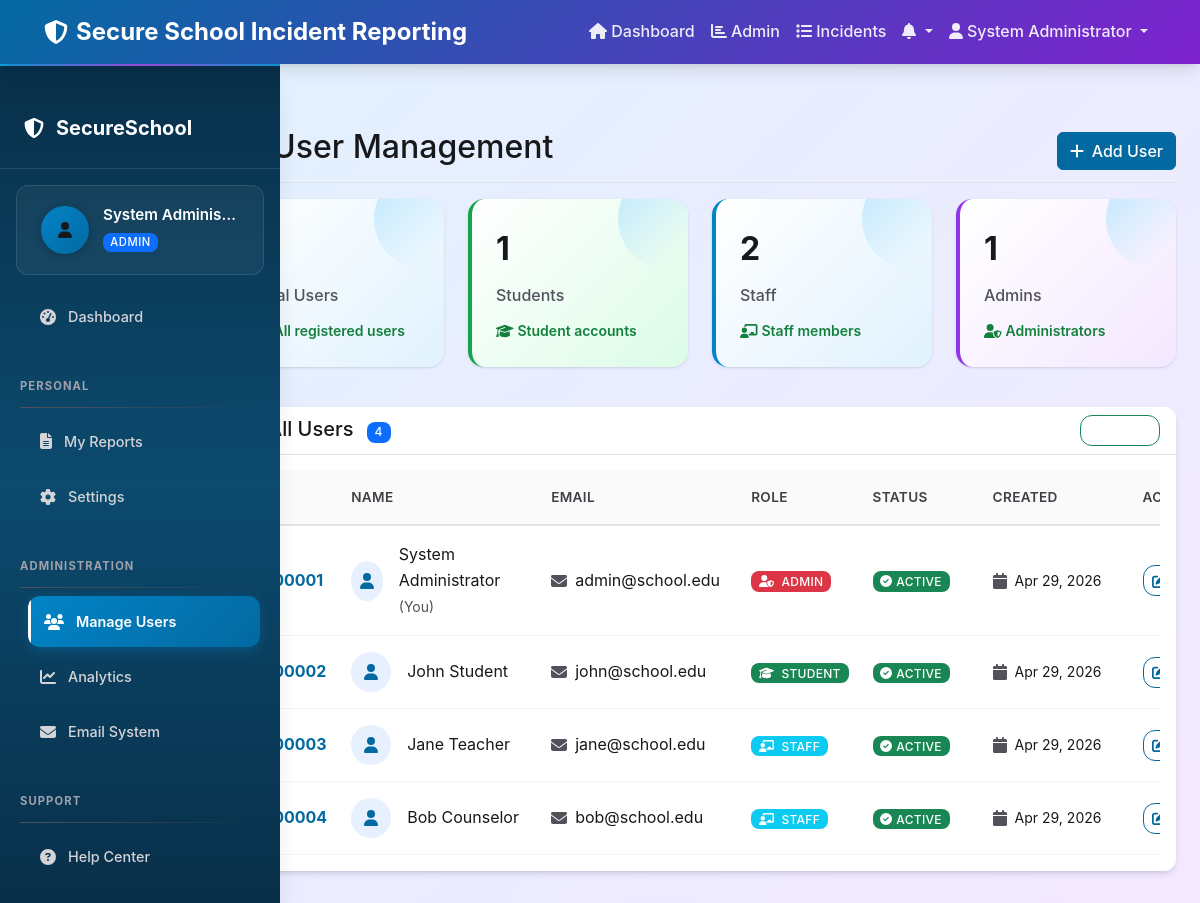
/users.php (signed in), run on the app's committed database.
### tables this page shows
CREATE TABLE users (
    id INT AUTO_INCREMENT PRIMARY KEY,
    full_name VARCHAR(255) NOT NULL,
    email VARCHAR(255) UNIQUE NOT NULL,
    password VARCHAR(255) NOT NULL,
    role ENUM('student', 'staff', 'admin') NOT NULL DEFAULT 'student',
    email_notifications TINYINT(1) DEFAULT 1,
    desktop_notifications TINYINT(1) DEFAULT 0,
    created_at TIMESTAMP DEFAULT CURRENT_TIMESTAMP,
    INDEX idx_email (email),
    INDEX idx_role (role)
);

### config.php (called while the page is built, shortened)
<?php
class Database {
    private static $instance = null;
    private $connection;
    private function __construct() {
        try {
            $dsn = "mysql:host=" . DB_HOST . ";dbname=" . DB_NAME . ";charset=utf8mb4";
            $options = [
                PDO::ATTR_ERRMODE => PDO::ERRMODE_EXCEPTION,
                PDO::ATTR_DEFAULT_FETCH_MODE => PDO::FETCH_ASSOC,
                PDO::ATTR_EMULATE_PREPARES => false,
                PDO::ATTR_PERSISTENT => true
            ];
            $this->connection = new PDO($dsn, DB_USER, DB_PASS, $options);
        } catch (PDOException $e) {
            die("Database connection failed: " . $e->getMessage());
        }
    }
    public static function getInstance() {
        if (self::$instance === null) {
            self::$instance = new self();
        }
        return self::$instance;
    }
    public function query($sql, $params = []) {
        try {
            $stmt = $this->connection->prepare($sql);
            $stmt->execute($params);
            return $stmt;
        } catch (PDOException $e) {
            error_log("Database query error: " . $e->getMessage());
            throw $e;
        }
    }
}
?>

### functions.php (called while the page is built, shortened)
<?php
require_once 'config.php';
class User {
    private $db;
    public function __construct() {
        $this->db = Database::getInstance();
    }
    public function get_all_users($role = null) {
        $sql = "SELECT id, full_name, email, role, created_at FROM users";
        $params = [];
        $sql .= " ORDER BY created_at DESC";
        $stmt = $this->db->query($sql, $params);
        return $stmt->fetchAll();
    }
}
function format_date($date) {
    return date('M j, Y', strtotime($date));
}
?>

### users.php (the view, shortened to what this page needs)
<?php
require_once 'config.php';
require_once 'functions.php';
$user = new User();
$users = $user->get_all_users();
?>
<!DOCTYPE html>
<html lang="en">
<head>
    <link href="https://cdn.jsdelivr.net/npm/bootstrap@5.1.3/dist/css/bootstrap.min.css" rel="stylesheet">
    <link href="css/style.css" rel="stylesheet">
</head>
<body>
    <?php include 'includes/navbar.php'; ?>
    <div class="container-fluid" style="padding-top: 80px;">
        <div class="row">
            <?php include 'includes/sidebar.php'; ?>
            <main class="col-md-9 ms-sm-auto col-lg-10 px-md-4">
                <div class="d-flex justify-content-between flex-wrap flex-md-nowrap align-items-center pt-3 pb-2 mb-3 border-bottom">
                    <h1 class="h2">
                        <i class="fas fa-users me-2 text-primary"></i>User Management
                    </h1>
                    <div class="btn-toolbar mb-2 mb-md-0">
                        <button class="btn btn-primary" data-bs-toggle="modal" data-bs-target="#addUserModal">
                            <i class="fas fa-plus me-2"></i>Add User
                        </button>
                    </div>
                </div>
                <div class="row mb-4">
                    <div class="col-md-3 mb-3">
                        <div class="card stat-card primary">
                            <div class="stat-value"><?php echo count($users); ?></div>
                            <div class="stat-label">Total Users</div>
                            <div class="stat-trend">
                                <i class="fas fa-users me-1"></i>All registered users
                            </div>
                        </div>
                    </div>
                    <div class="col-md-3 mb-3">
                        <div class="card stat-card success">
                            <div class="stat-value"><?php echo count(array_filter($users, fn($u) => $u['role'] === 'student')); ?></div>
                            <div class="stat-label">Students</div>
                            <div class="stat-trend">
                                <i class="fas fa-graduation-cap me-1"></i>Student accounts
                            </div>
                        </div>
                    </div>
                    <div class="col-md-3 mb-3">
                        <div class="card stat-card info">
                            <div class="stat-value"><?php echo count(array_filter($users, fn($u) => $u['role'] === 'staff')); ?></div>
                            <div class="stat-label">Staff</div>
                            <div class="stat-trend">
                                <i class="fas fa-chalkboard-teacher me-1"></i>Staff members
                            </div>
                        </div>
                    </div>
                    <div class="col-md-3 mb-3">
                        <div class="card stat-card secondary">
                            <div class="stat-value"><?php echo count(array_filter($users, fn($u) => $u['role'] === 'admin')); ?></div>
                            <div class="stat-label">Admins</div>
                            <div class="stat-trend">
                                <i class="fas fa-user-shield me-1"></i>Administrators
                            </div>
                        </div>
                    </div>
                </div>
                <div class="card">
                    <div class="card-header d-flex justify-content-between align-items-center">
                        <h5 class="mb-0">
                            <i class="fas fa-list me-2"></i>All Users
                            <span class="badge bg-primary ms-2"><?php echo count($users); ?></span>
                        </h5>
                        <div class="btn-group btn-group-sm">
                            <button class="btn btn-outline-success" onclick="exportUsers()">
                                <i class="fas fa-download"></i> Export
                            </button>
                        </div>
                    </div>
                    <div class="card-body">
                        <?php if (empty($users)): ?>
                            <div class="text-center py-5">
                                <div class="empty-state">
                                    <i class="fas fa-users fa-4x text-muted mb-3"></i>
                                    <h5 class="text-muted">No users found</h5>
                                    <p class="text-muted">No users have been registered yet.</p>
                                    <button class="btn btn-primary" data-bs-toggle="modal" data-bs-target="#addUserModal">
                                        <i class="fas fa-plus me-2"></i>Add First User
                                    </button>
                                </div>
                            </div>
                        <?php else: ?>
                            <div class="table-responsive">
                                <table class="table table-hover align-middle" id="usersTable">
                                    <thead class="table-light">
                                        <tr>
                                            <th style="min-width: 80px;">ID</th>
                                            <th style="min-width: 200px;">Name</th>
                                            <th style="min-width: 200px;">Email</th>
                                            <th style="min-width: 100px;">Role</th>
                                            <th style="min-width: 120px;">Status</th>
                                            <th style="min-width: 150px;">Created</th>
                                            <th style="min-width: 120px;">Actions</th>
                                        </tr>
                                    </thead>
                                    <tbody>
                                        <?php foreach ($users as $user_item): ?>
                                            <tr>
                                                <td>
                                                    <div class="fw-bold text-primary">#<?php echo str_pad($user_item['id'], 6, '0', STR_PAD_LEFT); ?></div>
                                                </td>
                                                <td>
                                                    <div class="d-flex align-items-center">
                                                        <div class="rounded-circle bg-primary bg-opacity-10 d-flex align-items-center justify-content-center me-3" style="width: 40px; height: 40px;">
                                                            <i class="fas fa-user text-primary"></i>
                                                        </div>
                                                        <div>
                                                            <div class="fw-semibold text-gray-900"><?php echo htmlspecialchars($user_item['full_name']); ?></div>
                                                            <?php if ($user_item['id'] == $_SESSION['user_id']): ?>
                                                                <small class="text-muted">(You)</small>
                                                            <?php endif; ?>
                                                        </div>
                                                    </div>
                                                </td>
                                                <td>
                                                    <div class="d-flex align-items-center">
                                                        <i class="fas fa-envelope text-muted me-2"></i>
                                                        <span><?php echo htmlspecialchars($user_item['email']); ?></span>
                                                    </div>
                                                </td>
                                                <td>
                                                    <?php
                                                    $role_colors = [
                                                        'admin' => 'danger',
                                                        'staff' => 'info',
                                                        'student' => 'success'
                                                    ];
                                                    $role_icons = [
                                                        'admin' => 'user-shield',
                                                        'staff' => 'chalkboard-teacher',
                                                        'student' => 'graduation-cap'
                                                    ];
                                                    $color = $role_colors[$user_item['role']] ?? 'secondary';
                                                    $icon = $role_icons[$user_item['role']] ?? 'user';
                                                    ?>
                                                    <span class="badge bg-<?php echo $color; ?> text-white">
                                                        <i class="fas fa-<?php echo $icon; ?> me-1"></i>
                                                        <?php echo ucfirst($user_item['role']); ?>
                                                    </span>
                                                </td>
                                                <td>
                                                    <span class="badge bg-success">
                                                        <i class="fas fa-check-circle me-1"></i>Active
                                                    </span>
                                                </td>
                                                <td>
                                                    <div class="d-flex align-items-center">
                                                        <i class="fas fa-calendar text-muted me-2"></i>
                                                        <span class="small"><?php echo format_date($user_item['created_at']); ?></span>
                                                    </div>
                                                </td>
                                                <td>
                                                    <div class="btn-group btn-group-sm" role="group">
                                                        <button class="btn btn-outline-primary" onclick="editUser(<?php echo $user_item['id']; ?>)" title="Edit User">
                                                            <i class="fas fa-edit"></i>
                                                        </button>
                                                    </div>
                                                </td>
                                            </tr>
                                        <?php endforeach; ?>
                                    </tbody>
                                </table>
                            </div>
                        <?php endif; ?>
                    </div>
                </div>
            </main>
        </div>
    </div>
</body>
</html>

### data on the page
users: id "000001", full_name "System Administrator", shows "(You)", email "admin@school.edu", role "ADMIN", created_at "Apr 29, 2026"
users: id "000002", full_name "John Student", email "john@school.edu", role "STUDENT", created_at "Apr 29, 2026"
users: id "000003", full_name "Jane Teacher", email "jane@school.edu", role "STAFF", created_at "Apr 29, 2026"
users: id "000004", full_name "Bob Counselor", email "bob@school.edu", role "STAFF", created_at "Apr 29, 2026"

### other printed values
APP_NAME "Secure School Incident Reporting"
$_SESSION['user_name'] "System Administrator"
$_SESSION['user_name'] "System Adminis…"
$_SESSION['user_role'] "ADMIN"
count(array_filter($users, fn($u) => $u['role'] === 'student')) "1"
count(array_filter($users, fn($u) => $u['role'] === 'staff')) "2"
count(array_filter($users, fn($u) => $u['role'] === 'admin')) "1"
count($users) "4"
